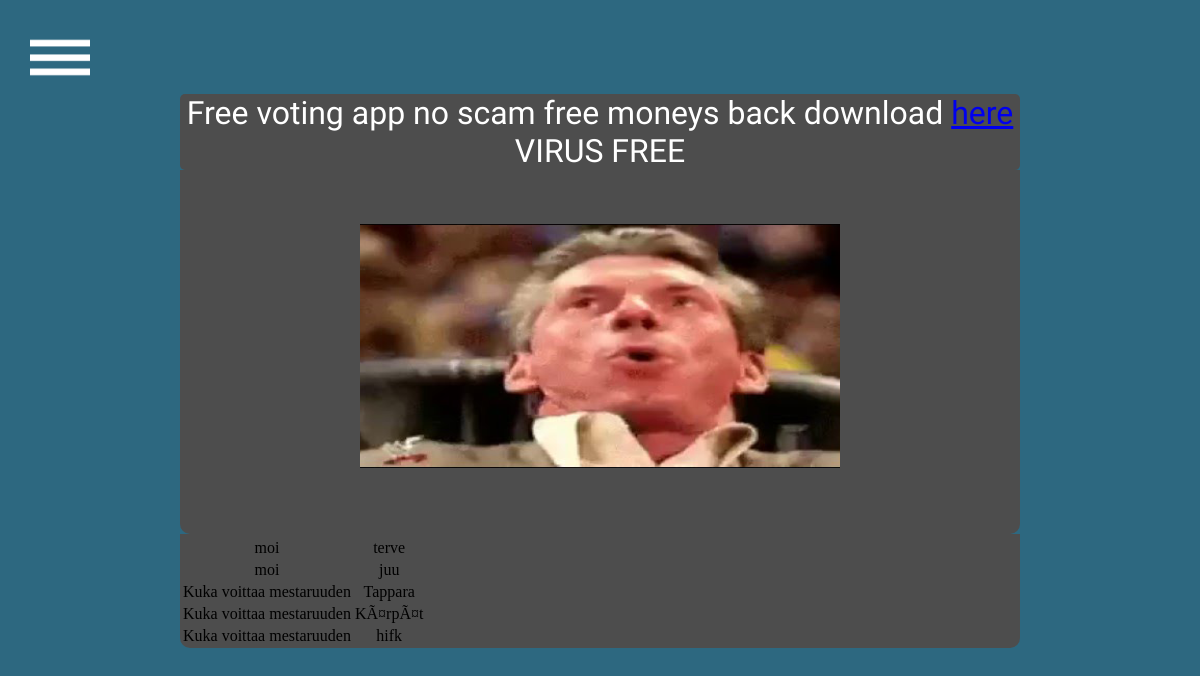
The page / on the database its author committed.
### tables this page shows
CREATE TABLE `vaihtoehdot` (
  `ID` int(11) NOT NULL,
  `Aanestys_ID` int(11) NOT NULL,
  `Aanet` int(11) DEFAULT NULL,
  `Otsikko` text NOT NULL
);

CREATE TABLE `kysymykset` (
  `Kysymys` text NOT NULL,
  `ID` int(11) NOT NULL,
  `Paivamaara` timestamp NOT NULL DEFAULT CURRENT_TIMESTAMP
);

### index.php (the view, shortened to what this page needs)
<!DOCTYPE html>
<html>
  <head>
    <link rel="stylesheet" href="stylesheet.css">
  </head>
  <body>
    <img src="hamburgermenu.png" class="hamburger" onclick="openNav()">
    <div class="text-container" style="border-radius: 5px 5px 5px 5px">
      <h1 class="text">Free voting app no scam free moneys back download <a href="#">here</a> VIRUS FREE</h1>
    </div>
    <div class="text-container">
      <img src="vince2.png" alt="vince">
    </div>
    <div class="text-container">
    <?php
    require ('db.php');
      $sql = "SELECT Kysymys, vaihtoehdot.Otsikko
             FROM kysymykset
             JOIN vaihtoehdot
             ON vaihtoehdot.Aanestys_ID=kysymykset.ID";
             $result = mysqli_query($con, $sql);
             if ($result->num_rows > 0) {
             echo "<table><tr></tr>";
              while ($row = $result->fetch_assoc()) {
                echo "<tr><td>".$row["Kysymys"]."</td><td>".$row["Otsikko"]."</td></tr>";
              }
              echo "</table>";
            } else {
              echo "0 tulosta";
            } $con->close();
    ?>
    </div>
  </body>
</html>

### stylesheet.css (style rules this page uses)
html { background-color: rgb(45, 104, 128); }
body { margin: 0 auto; }
.text { font-family: 'Bungee', cursive; font-weight: 100; color: white; padding: 0; margin: 0 auto; }
.text-container { width: 70%; height: auto; margin-left: auto; margin-right: auto; text-align: center; background-color: rgb(77, 77, 77); padding: 0; border-radius: 0px 0px 10px 10px; }
.hamburger { max-width: 100%; width: 60px; cursor: pointer; padding-left: 30px; padding-top: 30px; }

### rows shown on the page
vaihtoehdot: Aanestys_ID.Kysymys "moi", Otsikko "terve"
vaihtoehdot: Aanestys_ID.Kysymys "moi", Otsikko "juu"
vaihtoehdot: Aanestys_ID.Kysymys "Kuka voittaa mestaruuden", Otsikko "Tappara"
vaihtoehdot: Aanestys_ID.Kysymys "Kuka voittaa mestaruuden", Otsikko "KÃ¤rpÃ¤t"
vaihtoehdot: Aanestys_ID.Kysymys "Kuka voittaa mestaruuden", Otsikko "hifk"
